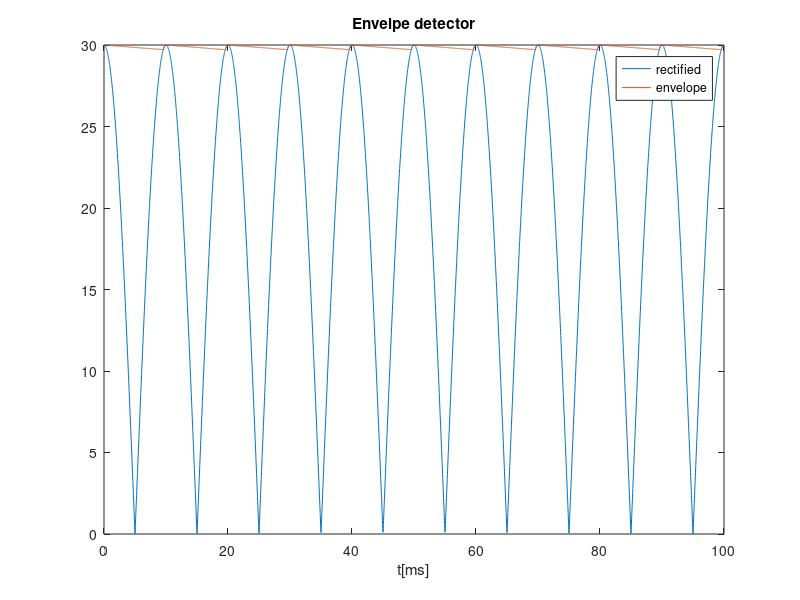
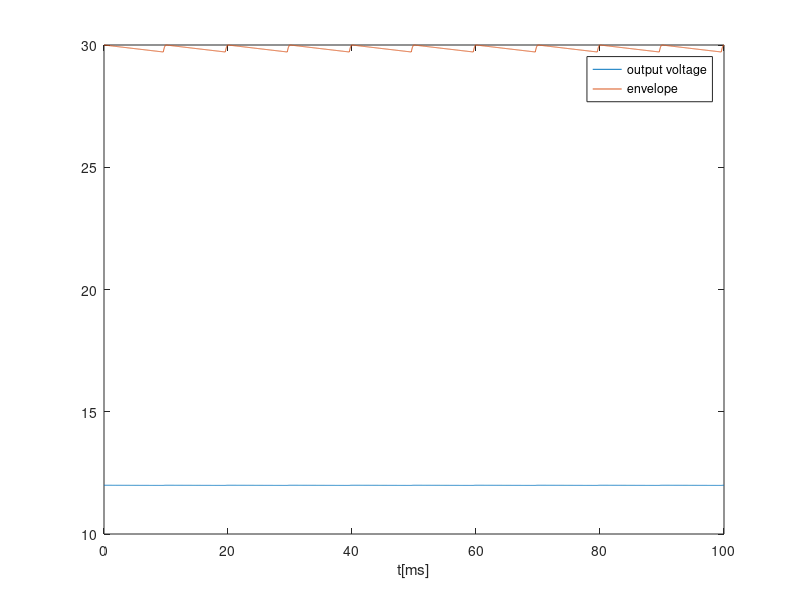
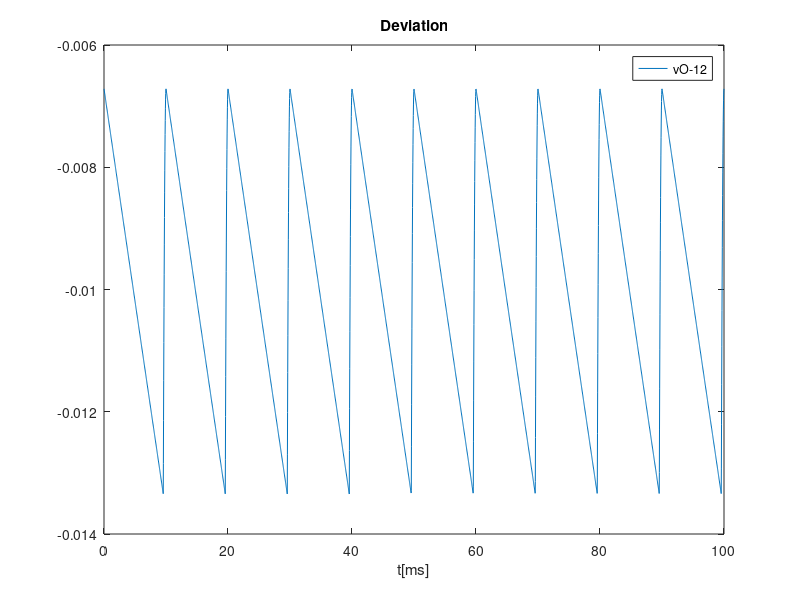

MATLAB code to generate these figures, in order:
close all 
clear all

f=50;
w=2*pi*f;
T=1/f;

t=linspace(0, 10*T/2, 4000);

AS=230;
vS=AS*cos(w*t);

%------------------Transformer-------------------------
AA=30;
vA=AA*cos(w*t);
n_transformer=AS/AA;

%------------------Full wave rectifier-----------------
vB = abs(vA);

%------------------Envelope detector------------------- 
R1=1000;
C=1e-3;

TB=T/2;
wB=w*2;

%Diode OFF
tOFF=1/wB*atan(1/(wB*R1*C));


%v_ripple=AA*(1-exp(-TB/(R1*C)));

j=1;
for ciclo=1:10
	for i=1:length(t)
		%Diode ON
		if t(i)>=(ciclo-1)*TB && t(i)<=(ciclo-1)*TB+tOFF
			vC(i)=vB(i);
		end
		
		%Diode OFF
		v_exp=AA*cos(wB*((ciclo-1)*TB+tOFF))*exp(-(t(i)-((ciclo-1)*TB+tOFF))/(R1*C));
		if t(i)>((ciclo-1)*TB+tOFF) && v_exp>=vB(i) && t(i)<=(ciclo)*TB
			vC(i)=v_exp;
		end
		
		%Diode ON
		if vB(i)>v_exp && t(i)<=(ciclo)*TB
			vC(i)=vB(i);
		end	
	end
end

ripple_env=max(vC)-min(vC);

plot(t*1000, vB)
hold on
plot(t*1000,vC)
title("Envelpe detector")
xlabel ("t[ms]")
legend("rectified","envelope")
print ("venvlope.eps", "-depsc")
hold off


%--------------Voltage regulator----------------------

%Incremental analysis
%vC = VC + vc
%VON=0.7;
R2=1000;
%num_diodes=round(12/VON);
num_diodes=17;
IS=1e-14;
VT=25e-3;
eta=1;
VC= sum(vC)/length(vC);

f=@(VO) -VC+IS*exp(VO/num_diodes/eta/VT)*R2+VO;
h=0.001;
i=1;
VO(i)=12;
err=1;
while err>0.0001

	dif_finita=(f(VO(i)+h)-f(VO(i)-h))/2/h;
	VO(i+1)=VO(i)-f(VO(i))/dif_finita;
	err=VO(i+1)-VO(i);
	i=i+1;
end
%disp(VO(end));
VON=VO(end)/num_diodes

rd=eta*VT/(IS*exp(VON/(eta*VT)))


for i=1:length(vC)
vo(i)=(num_diodes*rd/(R2+num_diodes*rd))*(vC(i)-VC);
end


VO=num_diodes*VON; %valor do método Newton-Rhapson
vO=VO+vo;

plot(t*1000, vO)
hold on
plot(t*1000,vC)
title("")
xlabel ("t[ms]")
legend("output voltage","envelope")
print ("vregulator.eps", "-depsc")
hold off

plot(t*1000,vO-12)
title("Deviation")
xlabel ("t[ms]")
legend("vO-12")
print ("vdeviation.eps", "-depsc")


ripple_out= max(vO)-min(vO);
DC_out=sum(vO)/length(vO);
